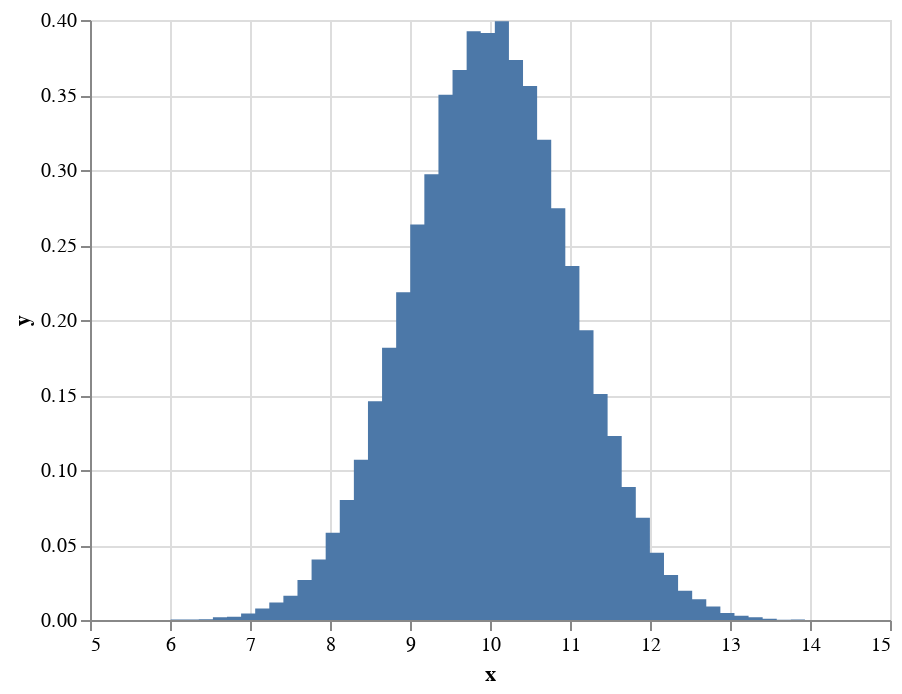

Notebook cell for this chart:
### Code cell
mu = 10
sigma = 1

x = np.random.normal(mu, sigma, size = 100000)

hist, bin_edges = np.histogram(x, density=True, bins=50)
bin_centers = np.diff(bin_edges)/2 + bin_edges[:-1]

df = pd.DataFrame(data={'x': bin_centers, 'y': hist})

alt.Chart(df,
        ).mark_area(interpolate='step'
        ).encode(
            x='x:Q',
            y='y:Q'
        )

### Figure 1 — Vega-Lite specification as saved in the notebook (floating-point values rounded to 4 significant figures)
{"$schema": "https://vega.github.io/schema/vega-lite/v2.4.3.json", "config": {"view": {"height": 300, "width": 400}}, "data": {"values": [{"x": 5.567, "y": 5.675e-05}, {"x": 5.743, "y": 0}, {"x": 5.92, "y": 0}, {"x": 6.096, "y": 0.0002838}, {"x": 6.272, "y": 0.0003405}, {"x": 6.448, "y": 0.0005675}, {"x": 6.624, "y": 0.001759}, {"x": 6.801, "y": 0.002213}, {"x": 6.977, "y": 0.00437}, {"x": 7.153, "y": 0.007605}, {"x": 7.329, "y": 0.01175}, {"x": 7.505, "y": 0.01617}, {"x": 7.682, "y": 0.02662}, {"x": 7.858, "y": 0.04041}, {"x": 8.034, "y": 0.05823}, {"x": 8.21, "y": 0.08008}, {"x": 8.386, "y": 0.1068}, {"x": 8.563, "y": 0.1458}, {"x": 8.739, "y": 0.1816}, {"x": 8.915, "y": 0.2186}, {"x": 9.091, "y": 0.2637}, {"x": 9.267, "y": 0.2972}, {"x": 9.444, "y": 0.3502}, {"x": 9.62, "y": 0.3667}, {"x": 9.796, "y": 0.3924}, {"x": 9.972, "y": 0.3914}, {"x": 10.15, "y": 0.3992}, {"x": 10.32, "y": 0.3733}, {"x": 10.5, "y": 0.3561}, {"x": 10.68, "y": 0.3202}, {"x": 10.85, "y": 0.2745}, {"x": 11.03, "y": 0.236}, {"x": 11.21, "y": 0.1932}, {"x": 11.38, "y": 0.1506}, {"x": 11.56, "y": 0.1226}, {"x": 11.73, "y": 0.08859}, {"x": 11.91, "y": 0.06816}, {"x": 12.09, "y": 0.04478}, {"x": 12.26, "y": 0.03008}, {"x": 12.44, "y": 0.01952}, {"x": 12.62, "y": 0.0139}, {"x": 12.79, "y": 0.009024}, {"x": 12.97, "y": 0.004654}, {"x": 13.14, "y": 0.002894}, {"x": 13.32, "y": 0.001759}, {"x": 13.5, "y": 0.0007945}, {"x": 13.67, "y": 0.000227}, {"x": 13.85, "y": 0.0003405}, {"x": 14.02, "y": 0}, {"x": 14.2, "y": 5.675e-05}]}, "encoding": {"x": {"field": "x", "type": "quantitative"}, "y": {"field": "y", "type": "quantitative"}}, "mark": {"interpolate": "step", "type": "area"}}
